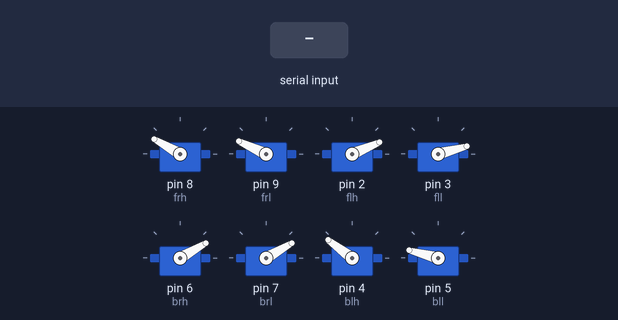
This sketch was run on a simulated Arduino Uno, built with avr-gcc and run on an emulated ATmega328P. On the bench: 8 × servo. The test bench sets the inputs (shaded band).

Above: at 1.3 s.
1.4 s: "f" received over the second serial link
At 4.1 s:
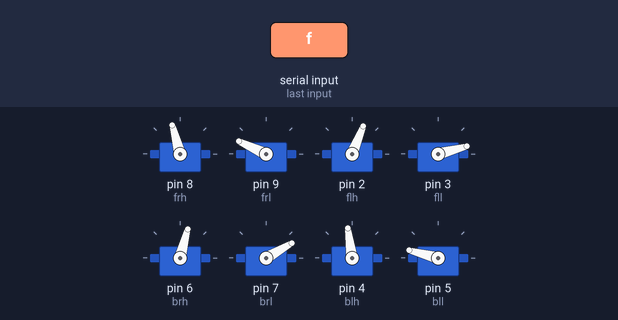
4.4 s: "b" received over the second serial link
At 4.75 s:
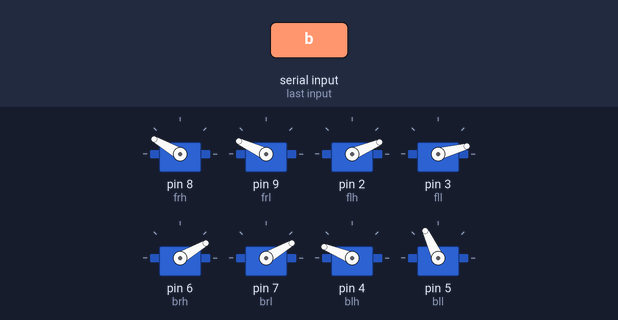
7.4 s: "r" received over the second serial link
At 10.35 s:
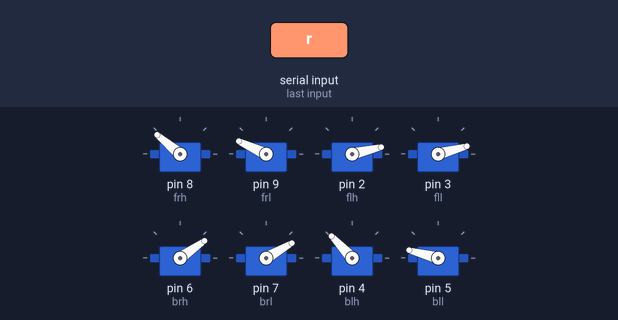
10.4 s: "l" received over the second serial link
At 13.25 s:
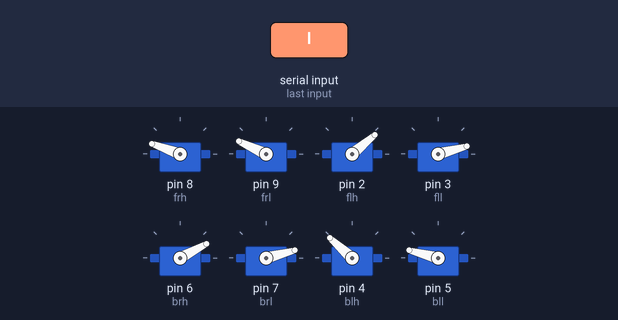
13.4 s: "1" received over the second serial link
At 14.0 s:
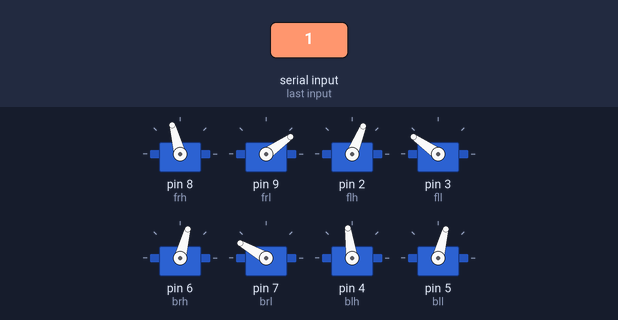
16.4 s: "0" received over the second serial link
At 17.2 s:
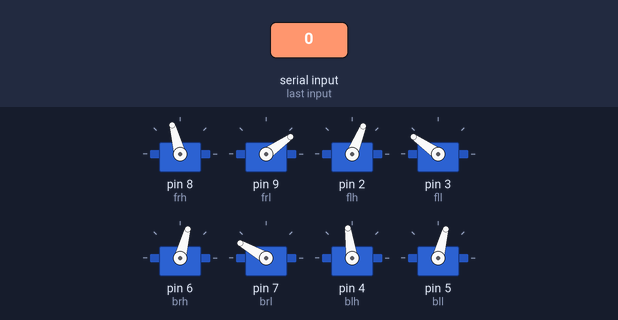
Timing chart, 0 to 20.4 s (numbered marks = the images above; inputs shaded):
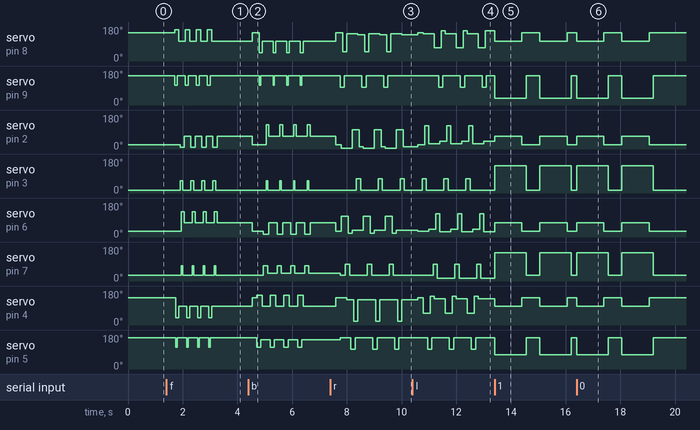

Measured:
- after the input at 1.4 s, servo on pin 8 (frh): alternates 165° for 0.15 s and 105° for 0.25 s, 8 changes in all, then stays 105°, starting after 0.30 s; servo on pin 9 (frl): alternates 155° for 0.30 s and 105° for 0.10 s, 8 changes in all, then stays 155°, starting after 0.30 s
- after the input at 4.4 s, servo on pin 8 (frh): 105° → 150° after 0.15 s, then repeats every 0.50 s: 45° 0.10 s, 105° 0.40 s, until it stays 105° from 6.4 s; servo on pin 9 (frl): alternates 155° for 0.45 s and 105° for 0.05 s, 8 changes in all, then stays 155°, starting after 0.40 s
- after the input at 7.4 s, servo on pin 8 (frh): 105° → 150° after 0.20 s, then repeats every 0.80 s: 50° 0.15 s, 145° 0.40 s, 140° 0.25 s; servo on pin 9 (frl): alternates 155° for 0.65 s and 95° for 0.15 s, starting after 0.35 s
- after the input at 10.4 s, servo on pin 8 (frh): 140° → 150° after 0.20 s, then repeats every 0.80 s: 145° 0.40 s, 70° 0.25 s, 160° 0.15 s; servo on pin 9 (frl): alternates 155° for 0.65 s and 95° for 0.15 s, starting after 0.95 s
- after the input at 13.4 s, servo on pin 8 (frh): alternates 150° for 0.65 s and 105° for 1.0 s, starting at once; servo on pin 9 (frl): alternates 155° for 0.50 s and 35° for 1.2 s, starting at once
- after the input at 16.4 s, servo on pin 8 (frh): alternates 150° for 0.65 s and 105° for 1.0 s, starting at once; servo on pin 9 (frl): alternates 155° for 0.50 s and 35° for 1.2 s, starting at once

The sketch:

ArduinoBot.ino
```cpp
#include <Servo.h>
#include <SoftwareSerial.h>
SoftwareSerial HC06(10, 11); //HC06-TX Pin 5, HC06-RX to Arduino Pin 4

Servo frh;
Servo frl;

Servo flh;
Servo fll;

Servo brh;
Servo brl;

Servo blh;
Servo bll;

//int home_pos = 85;
int i=0;

int frh_h = 105;
int frl_h = 65;
int flh_h = 68;
int fll_h = 105;
int brh_h = 75;
int brl_h = 120;
int blh_h = 98;
int bll_h = 75;

void setup() {
  // put your setup code here, to run once:
HC06.begin(9600); //Baudrate 9600 , Choose your own baudrate

frh.attach(8);
frh.write(frh_h);
frl.attach(9);
frl.write(frl_h+90);

flh.attach(2);
flh.write(flh_h);
fll.attach(3);
fll.write(fll_h-90);

brh.attach(6);
brh.write(brh_h);
brl.attach(7);
brl.write(brl_h-90);

blh.attach(4);
blh.write(blh_h);
bll.attach(5);
bll.write(bll_h+90);

stand();
}

void loop() {

  // put your main code here, to run repeatedly:
  if(HC06.available() > 0){
    char receive = HC06.read(); //Read from Serial Communication
    //If received data is 1, turn on the LED and send back the sensor data
    if(receive == 'f') {
      forward();
      HC06.println("forward");
    }
    else if (receive =='b'){
      backward();
      HC06.println("backward");
    }
    else if (receive =='r'){
      right();
      HC06.println("right");
    }
    else if (receive =='l'){
      left();
      HC06.println("left");
    }
    else {
      layout();
      HC06.println("other");
    }
  }

}

void stand(){
//hip movements

frh.write(frh_h+45);
flh.write(flh_h-45);
brh.write(brh_h-45);
blh.write(blh_h+45);
delay(150);
//leg movements
frl.write(frl_h+90);
fll.write(fll_h-90);
brl.write(brl_h-90);
bll.write(bll_h+90);
}

void layout(){
frh.write(frh_h);
frl.write(frl_h-30);

flh.write(flh_h);
fll.write(fll_h+40);

brh.write(brh_h);
brl.write(brl_h+30);

blh.write(blh_h);
bll.write(bll_h);

delay(1000);
stand();
delay(500);

frh.write(frh_h);
frl.write(frl_h-30);

flh.write(flh_h);
fll.write(fll_h+40);

brh.write(brh_h);
brl.write(brl_h+30);

blh.write(blh_h);
bll.write(bll_h);
delay(1000);
stand();
}


//walk forward
void forward(){

  delay(150);
  stand();
  for (i=0; i<=3;i++){
    frh.write(frh_h+60);
    frl.write(frl_h+40);
    delay(50);
    blh.write(blh_h-60);
    bll.write(bll_h+40);
    delay(50);

    frl.write(frl_h+90);
    bll.write(bll_h+90);
    delay(50);

    frh.write(frh_h);
    blh.write(blh_h);
    delay(50);


    flh.write(flh_h-60);
    fll.write(fll_h-40);
    delay(50);
    brh.write(brh_h+60);
    brl.write(brl_h-40);
    delay(50);

    fll.write(fll_h-90);
    brl.write(brl_h-90);
    delay(50);

    flh.write(flh_h);
    brh.write(brh_h);
    delay(50);
  }

}

//walk backward
void backward(){
  delay(150);
  stand();
  for (i=0; i<=3;i++){
    blh.write(blh_h+60);
    bll.write(bll_h+40);
    delay(100);
    frh.write(frh_h-60);
    frl.write(frl_h+40);
    delay(50);

    bll.write(bll_h+80);
    frl.write(frl_h+90);
    delay(50);

    blh.write(blh_h);
    frh.write(frh_h);
    delay(50);

    brh.write(brh_h-60);
    brl.write(brl_h-40);
    delay(100);
    flh.write(flh_h+60);
    fll.write(fll_h-40);
    delay(50);

    brl.write(brl_h-80);
    fll.write(fll_h-90);
    delay(50);

    brh.write(brh_h);
    flh.write(flh_h);
    delay(50);

  }

}

//right turn
void right(){
  delay(200);
  stand();

    for (i=0; i<=2; i++){

      //front right leg
      frl.write(frl_h+30);
      delay(50);
      brh.write(brh_h+35);
      //delay(50);
      flh.write(flh_h-65);
      delay(50);
      frh.write(frh_h-55);
      delay(50);
      frl.write(frl_h+90);
      delay(50);

      //back right leg
      brl.write(brl_h-30);
      delay(50);
      blh.write(blh_h+35);
      //delay(50);
      frh.write(frh_h+40);
      delay(50);
      brh.write(brh_h-55);
      delay(50);
      brl.write(brl_h-90);
      delay(50);

      //back left leg
      bll.write(bll_h+30);
      delay(50);
      flh.write(flh_h+35);
      //delay(50);
      brh.write(brh_h-40);
      delay(50);
      blh.write(brh_h-55);
      delay(50);
      bll.write(bll_h+90);
      delay(50);

      //front left leg
      fll.write(fll_h-30);
      delay(50);
      frh.write(frh_h+35);
      //delay(50);
      blh.write(blh_h+35);
      delay(50);
      flh.write(flh_h-55);
      delay(50);
      fll.write(fll_h-90);
      delay(50);
    }
}

////// need to change//
//left turn
void left(){
  delay(200);
  stand();

    for (i=0; i<=2; i++){

      //front left leg
      fll.write(fll_h-30);
      delay(50);
      blh.write(blh_h-35);
      //delay(50);
      frh.write(frh_h+40);
      delay(50);
      flh.write(flh_h+55);
      delay(50);
      fll.write(fll_h-90);
      delay(50);

      //back left leg
      bll.write(bll_h+30);
      delay(50);
      brh.write(brh_h-35);
      //delay(50);
      flh.write(flh_h-40);
      delay(50);
      blh.write(blh_h+55);
      delay(50);
      bll.write(bll_h+90);
      delay(50);

      //back right leg
      brl.write(brl_h-30);
      delay(50);
      frh.write(frh_h-35);
      //delay(50);
      blh.write(blh_h+40);
      delay(50);
      brh.write(flh_h+55);
      delay(50);
      brl.write(fll_h-90);
      delay(50);

      //front right leg
      frl.write(frl_h+30);
      delay(50);
      flh.write(brh_h-35);
      //delay(50);
      brh.write(flh_h-40);
      delay(50);
      frh.write(frh_h+55);

      delay(50);
      frl.write(frl_h+90);
      delay(50);
    }
}
```
